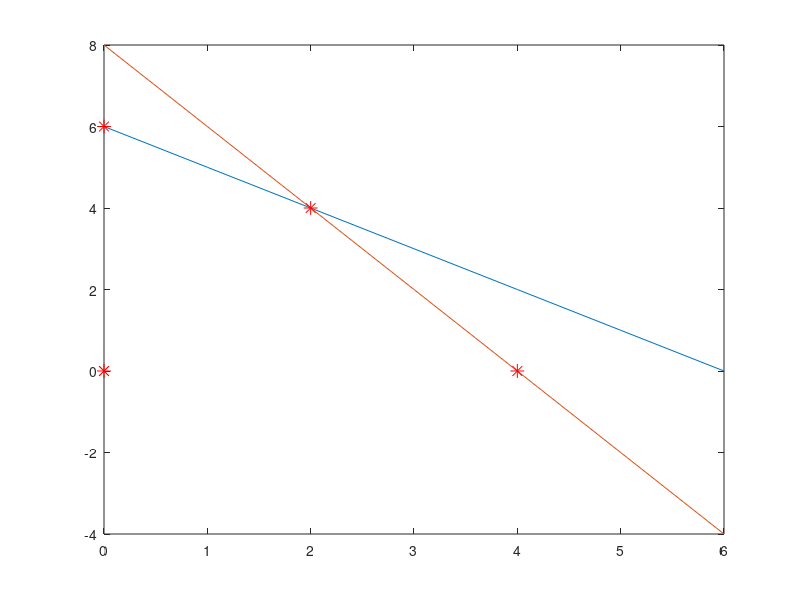

The MATLAB script that drew this image:
%% Max / min 4x1 + 3x2
% where s.t. are 
% 1x1 + 1x2 <= 6
% 2x1 + x2 <= 8
% x1, x2 >= 0

clc;
clear;

%% Phase 1, input parameter
C = [4, 3];
Z = @(x1, x2)4*x1 + 3*x2;

% Constraints 
A = [1 1; 2 1];
b = [6 ; 8];

% defining the st's functions 
C1 = @(x1, x2) 1*x1 + x2 - 6;
C2 = @(x1, x2) 2*x1 + x2 - 8;

% number of constraitns
[m, n] = size(A);

%% Phase 2, plotting

x1 = 0:max(b./A(:, 1));

for i = 1:m
    x2 = (b(i)- A(i, 1) * x1) / A(i, 2);

    plot(x1, x2)
    hold on
end

%% Phase 3 Find intersection & corner points
% adding st's for x1 and x2 to be positive 
A = [A; eye(2)];
b = [b; zeros(2, 1)];

m = size(A, 1); % updating
pt = [];
for i = 1:m
    for j = i + 1: m 
        aa = [A(i, :); A(j, :)];
        bb = [b(i); b(j)];
        if (det(aa))
            X = aa \ bb;
            if(X >= 0)
                pt = [pt X];
            end
        end
    end
end

pt = unique(pt', "rows")';

disp(pt)


%% Phase 4 Find Feasable points 
FP = [];
z = [];
for i = 1:size(pt, 2) % 2 gives columns
    pt1 = pt(1, i); 
    pt2 = pt(2, i);
    if(C1(pt1, pt2) <= 0 && C2(pt1, pt2) <= 0)
        FP = [FP pt(:, i)]; % Store feasible points
        plot(pt1, pt2, '*r', 'MarkerSize', 10);
        cost = Z(pt1, pt2);
        z = [z cost];
    end
end

disp(FP)
disp(z)

%% Phase 5 finding optimal solution and value
[optimal_val_min, index_min] = min(z);
optimal_sol_min = FP(:, index_min);

% Display minimum solution
fprintf('Minimum Value: %.2f\n', optimal_val_min);
fprintf('Optimal Solution for Minimum: x1 = %.2f, x2 = %.2f\n', optimal_sol_min(1), optimal_sol_min(2));

[optimal_val_max, index_max] = max(z);
optimal_sol_max = FP(:, index_max);

% Display maximum solution
fprintf('Maximum Value: %.2f\n', optimal_val_max);
fprintf('Optimal Solution for Maximum: x1 = %.2f, x2 = %.2f\n', optimal_sol_max(1), optimal_sol_max(2));
